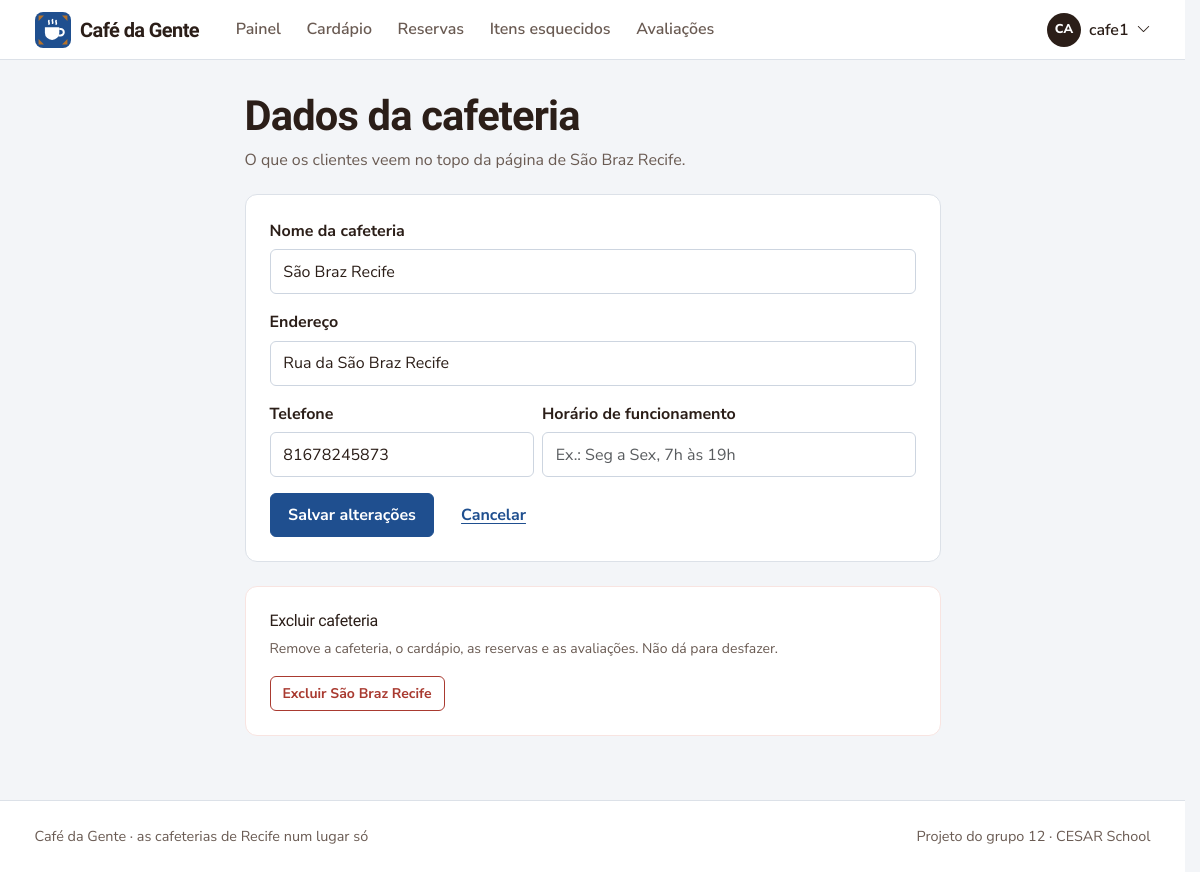
/editarEstabelecimento/ (signed in), run on the app's committed database.
### coffee12app/models.py (models this page shows, shortened)
class CustomUser(AbstractUser):
    phone_number = models.CharField(max_length=15, blank=True)
    COFFEEADMIN = 'CM'
    CLIENT = 'CL'
    ZONANORTE = 'ZN'
    ZONASUL = 'ZS'
    ZONAOESTE = 'ZO'
    CENTRO = 'CE'
    NAOIDENTIFICAR = 'NI'
    ROLES = [
        (COFFEEADMIN, 'Administrador de Café'),
        (CLIENT, 'Cliente')
    ]
    LOCALIDADES = [
        (ZONANORTE, 'Zona Norte'),
        (ZONASUL, 'Zona Sul'),
        (ZONAOESTE, 'Zona Oeste'),
        (CENTRO, 'Centro'),
        (NAOIDENTIFICAR, 'Não Identificar')
    ]
    role = models.CharField(
        max_length=2,
        choices=ROLES,
        default=CLIENT,
    )
    localidade = models.CharField(
        max_length=2,
        choices=LOCALIDADES,
        default=NAOIDENTIFICAR,
    )
    cafeteria = models.ForeignKey('Estabelecimento', on_delete=models.PROTECT, null=True, blank=True)
    possui_estabelecimento = models.BooleanField(default=False)
    cafeteria_favorita = models.ManyToManyField('Estabelecimento', blank=True, related_name='cafeterias_favoritas')

class Estabelecimento(models.Model):
    nome = models.CharField(max_length=100)
    endereco = models.CharField(max_length=200)
    telefone = models.CharField(max_length=15)
    proprietario = models.ForeignKey(CustomUser, on_delete=models.CASCADE)
    descricao_horario = models.CharField(max_length=200, default='')

### coffee12app/views.py (the view)
# urls.py: path('editarEstabelecimento/',views.EditarEstabelecimento,name='editarEstabelecimento'),
@com_cafeteria
def EditarEstabelecimento(request, cafeteria):
    form = EstabelecimentoForm(request.POST or None, instance=cafeteria)
    if request.method == 'POST' and form.is_valid():
        form.save()
        messages.success(request, 'Dados da cafeteria salvos.')
        return redirect('homepagecafe')
    return render(request, 'editarEstabelecimento.html', {'form': form, 'cafeteria': cafeteria})

### coffee12app/forms.py
class EstabelecimentoForm(EstiloBootstrap, forms.ModelForm):
    class Meta:
        model = Estabelecimento
        fields = ['nome', 'endereco', 'telefone', 'descricao_horario']
        labels = {
            'nome': 'Nome da cafeteria',
            'endereco': 'Endereço',
            'telefone': 'Telefone',
            'descricao_horario': 'Horário de funcionamento',
        }
        widgets = {
            'descricao_horario': forms.TextInput(attrs={'placeholder': 'Ex.: Seg a Sex, 7h às 19h'}),
            'endereco': forms.TextInput(attrs={'placeholder': 'Rua, número, bairro'}),
        }

### coffee12app/context_processors.py (called while the page is built)
def navegacao(request):
    user = getattr(request, 'user', None)
    match = getattr(request, 'resolver_match', None)
    contexto = {'rota_atual': match.url_name if match else ''}
    if not user or not user.is_authenticated:
        return contexto
    eh_dono = user.role == CustomUser.COFFEEADMIN
    contexto['eh_dono_cafe'] = eh_dono
    if eh_dono:
        cafeteria = user.cafeteria
        contexto['minha_cafeteria'] = cafeteria
        if cafeteria:
            contexto['nav_reservas_pendentes'] = Reserva.objects.filter(
                cafe=cafeteria, status=Reserva.PENDENTE, data_hora__gte=timezone.now()).count()
            contexto['nav_itens_pendentes'] = ItemEsquecido.objects.filter(
                cafeteria=cafeteria, status=ItemEsquecido.PENDENTE).count()
    return contexto

### coffee12app/templatetags/cafe_tags.py (called while the page is built)
@register.inclusion_tag('partials/campo.html')
def campo(field, classe_extra=''):
    if field.errors:
        attrs = field.field.widget.attrs
        if 'is-invalid' not in attrs.get('class', ''):
            attrs['class'] = (attrs.get('class', '') + ' is-invalid').strip()
            attrs['aria-invalid'] = 'true'
    return {'field': field, 'classe_extra': classe_extra}

@register.filter
def iniciais(nome):
    partes = [p for p in str(nome).replace('_', ' ').replace('.', ' ').split() if p]
    if not partes:
        return '?'
    if len(partes) == 1:
        return partes[0][:2].upper()
    return (partes[0][0] + partes[-1][0]).upper()

### coffee12app/views.py (called while the page is built)
def cafeteria_do_usuario(user):
    if user.cafeteria_id:
        return user.cafeteria
    return Estabelecimento.objects.filter(proprietario=user).first()

### templates/editarEstabelecimento.html (shortened to what this page needs)
{% extends 'base.html' %}
{% block conteudo %}
<div class="container container-estreito">
  <div class="cabecalho">
    <h1>Dados da cafeteria</h1>
    <p>O que os clientes veem no topo da página de {{ cafeteria.nome }}.</p>
  </div>
  {% include 'partials/form_estabelecimento.html' with texto_botao='Salvar alterações' %}
  <section class="painel formulario mt-4" style="border-color: var(--cereja-clara)">
    <h2 class="h6">Excluir cafeteria</h2>
    <p class="texto-suave small">Remove a cafeteria, o cardápio, as reservas e as avaliações. Não dá para desfazer.</p>
    <button class="btn btn-perigo btn-sm" type="button" data-bs-toggle="modal" data-bs-target="#confirmarExclusao">Excluir {{ cafeteria.nome }}</button>
  </section>
</div>
{% endblock %}

### templates/base.html (shortened to what this page needs)
{% load static cafe_tags %}<!doctype html>
<html lang="pt-BR">
<head>
  <link href="https://cdn.jsdelivr.net/npm/bootstrap@5.3.3/dist/css/bootstrap.min.css" rel="stylesheet">
  <link href="https://cdn.jsdelivr.net/npm/bootstrap-icons@1.11.3/font/bootstrap-icons.min.css" rel="stylesheet">
  <link href="{% static 'css/app.css' %}" rel="stylesheet">
</head>
<body>
  <header class="barra">
    <nav class="navbar navbar-expand-lg">
      <div class="container">
        {% if user.is_authenticated %}
          <a class="marca" href="{% if eh_dono_cafe %}{% url 'homepagecafe' %}{% else %}{% url 'homepage' %}{% endif %}">
        {% else %}
          <a class="marca" href="{% url 'inicio' %}">
        {% endif %}
            Café da Gente
          </a>
        {% if user.is_authenticated %}
          <div class="collapse navbar-collapse" id="menu">
            <ul class="navbar-nav ms-lg-4 me-auto">
              {% if eh_dono_cafe %}
                <li class="nav-item"><a class="nav-link {% if rota_atual == 'homepagecafe' %}ativo{% endif %}" href="{% url 'homepagecafe' %}">Painel</a></li>
                {% if minha_cafeteria %}
                  <li class="nav-item"><a class="nav-link {% if rota_atual == 'excluirPrato' or rota_atual == 'cadastrarPrato' or rota_atual == 'editarPrato' %}ativo{% endif %}" href="{% url 'excluirPrato' %}">Cardápio</a></li>
                  <li class="nav-item"><a class="nav-link " href="{% url 'reserva_listar' %}">Reservas</a></li>
                  <li class="nav-item"><a class="nav-link " href="{% url 'solicitacoes' %}">Itens esquecidos</a></li>
                  <li class="nav-item"><a class="nav-link {% if rota_atual == 'verFeedbacks' %}ativo{% endif %}" href="{% url 'verFeedbacks' minha_cafeteria.id %}">Avaliações</a></li>
                {% endif %}
              {% endif %}
            </ul>
            <div class="dropdown">
              <button class="btn p-0 border-0 d-flex align-items-center gap-2" type="button" data-bs-toggle="dropdown" aria-expanded="false">
                <span class="avatar" aria-hidden="true">{{ user.username|iniciais }}</span>
                <span class="fw-semibold">{{ user.username }}</span>
                <i class="bi bi-chevron-down small" aria-hidden="true"></i>
              </button>
            </div>
          </div>
        {% endif %}
      </div>
    </nav>
  </header>
  <main id="conteudo">
    {% block conteudo %}{% endblock %}
  </main>
  {% block rodape %}
  <footer class="rodape">
    <div class="container d-flex flex-wrap justify-content-between gap-2">
      <span>Café da Gente · as cafeterias de Recife num lugar só</span>
      <span>Projeto do grupo 12 · CESAR School</span>
    </div>
  </footer>
  {% endblock %}
</body>
</html>

### templates/partials/campo.html (shortened to what this page needs)
{% if field.field.widget.input_type == 'checkbox' %}
<div class="form-check mb-3 {{ classe_extra }}">
  {{ field }}
  <label class="form-check-label" for="{{ field.id_for_label }}">{{ field.label }}</label>
  {% if field.help_text %}<div class="form-text">{{ field.help_text|safe }}</div>{% endif %}
  {% for erro in field.errors %}<div class="invalid-feedback">{{ erro }}</div>{% endfor %}
</div>
{% else %}
<div class="mb-3 {{ classe_extra }}">
  <label class="form-label" for="{{ field.id_for_label }}">{{ field.label }}{% if not field.field.required %} <span class="fw-normal texto-suave">(opcional)</span>{% endif %}</label>
  {{ field }}
</div>
{% endif %}

### coffee12app/static/css/app.css (style rules this page uses)
:root { --porcelana: #F3F5F8; --superficie: #FFFFFF; --azulejo: #1F4F8F; --azulejo-escuro: #163A6B; --azulejo-claro: #DFE8F4; --torra: #2B1E18; --torra-suave: #6A5B53; --caramelo: #B5722A; --caramelo-claro: #F6E9D8; --folha: #2E7550; --folha-clara: #E2F1E8; --cereja: #A93A30; --cereja-clara: #F8E4E1; --linha: #DCE1E8; --fonte-titulo: 'Bricolage Grotesque', system-ui, sans-serif; --fonte-texto: 'Nunito Sans', system-ui, sans-serif; --raio-sm: 6px; --raio: 12px; --sombra: 0 1px 2px rgba(31, 79, 143, .06), 0 4px 16px rgba(31, 79, 143, .06); --bs-body-bg: var(--porcelana); --bs-body-color: var(--torra); --bs-body-font-family: var(--fonte-texto); --bs-link-color: var(--azulejo); --bs-link-color-rgb: 31, 79, 143; --bs-link-hover-color: var(--azulejo-escuro); --bs-link-hover-color-rgb: 22, 58, 107; --bs-border-color: var(--linha); --bs-primary: var(--azulejo); --bs-primary-rgb: 31, 79, 143; --bs-focus-ring-color: rgba(31, 79, 143, .3); }
body { font-family: var(--fonte-texto); font-size: 1rem; line-height: 1.6; color: var(--torra); background: var(--porcelana); min-height: 100vh; display: flex; flex-direction: column; }
main { flex: 1; }
h1, h2, h3, h4, .titulo { font-family: var(--fonte-titulo); font-weight: 700; letter-spacing: -0.02em; line-height: 1.15; color: var(--torra); }
h1 { font-size: clamp(1.9rem, 1.4rem + 2vw, 2.6rem); }
h2 { font-size: 1.5rem; }
.texto-suave { color: var(--torra-suave); }
a { text-underline-offset: 3px; }
.btn { font-weight: 700; border-radius: var(--raio-sm); padding: .55rem 1.1rem; }
.btn-perigo { background: transparent; color: var(--cereja); border: 1px solid currentColor; }
.btn-sm { padding: .35rem .75rem; font-size: .875rem; }
.barra { background: var(--superficie); border-bottom: 1px solid var(--linha); }
.barra .navbar { padding: .6rem 0; }
.marca { display: flex; align-items: center; gap: .6rem; font-family: var(--fonte-titulo); font-weight: 800; font-size: 1.25rem; color: var(--torra); text-decoration: none; letter-spacing: -0.03em; }
.barra .nav-link { color: var(--torra-suave); font-weight: 600; padding: .45rem .8rem !important; border-radius: var(--raio-sm); }
.avatar { width: 34px; height: 34px; border-radius: 50%; display: inline-grid; place-items: center; background: var(--torra); color: #fff; font-size: .8rem; font-weight: 800; }
.cabecalho { padding: 2rem 0 1.25rem; }
.cabecalho p { margin: .4rem 0 0; color: var(--torra-suave); }
.painel { background: var(--superficie); border: 1px solid var(--linha); border-radius: var(--raio); padding: 1.5rem; }
.painel + .painel { margin-top: 1rem; }
.form-control, .form-select { border-color: #cdd5e0; border-radius: var(--raio-sm); padding: .6rem .8rem; }
.form-label { font-weight: 700; margin-bottom: .3rem; }
.formulario { max-width: 560px; }
.rodape { margin-top: 4rem; border-top: 1px solid var(--linha); background: var(--superficie); padding: 1.5rem 0; font-size: .9rem; color: var(--torra-suave); }
.form-control, .form-select { background-color: var(--superficie); }
html { scrollbar-gutter: stable; }
.container-estreito { max-width: 720px; }
.container-estreito .formulario { max-width: none; }

### data on the page
CustomUser: username|iniciais "CA", username "cafe1"
Estabelecimento: nome "São Braz Recife", endereco "Rua da São Braz Recife", telefone "81678245873"

### other printed values
{{ field.label }} "Nome da cafeteria Endereço Telefone Horário de funcionamento"
{{ texto_botao }} "Salvar alterações"
